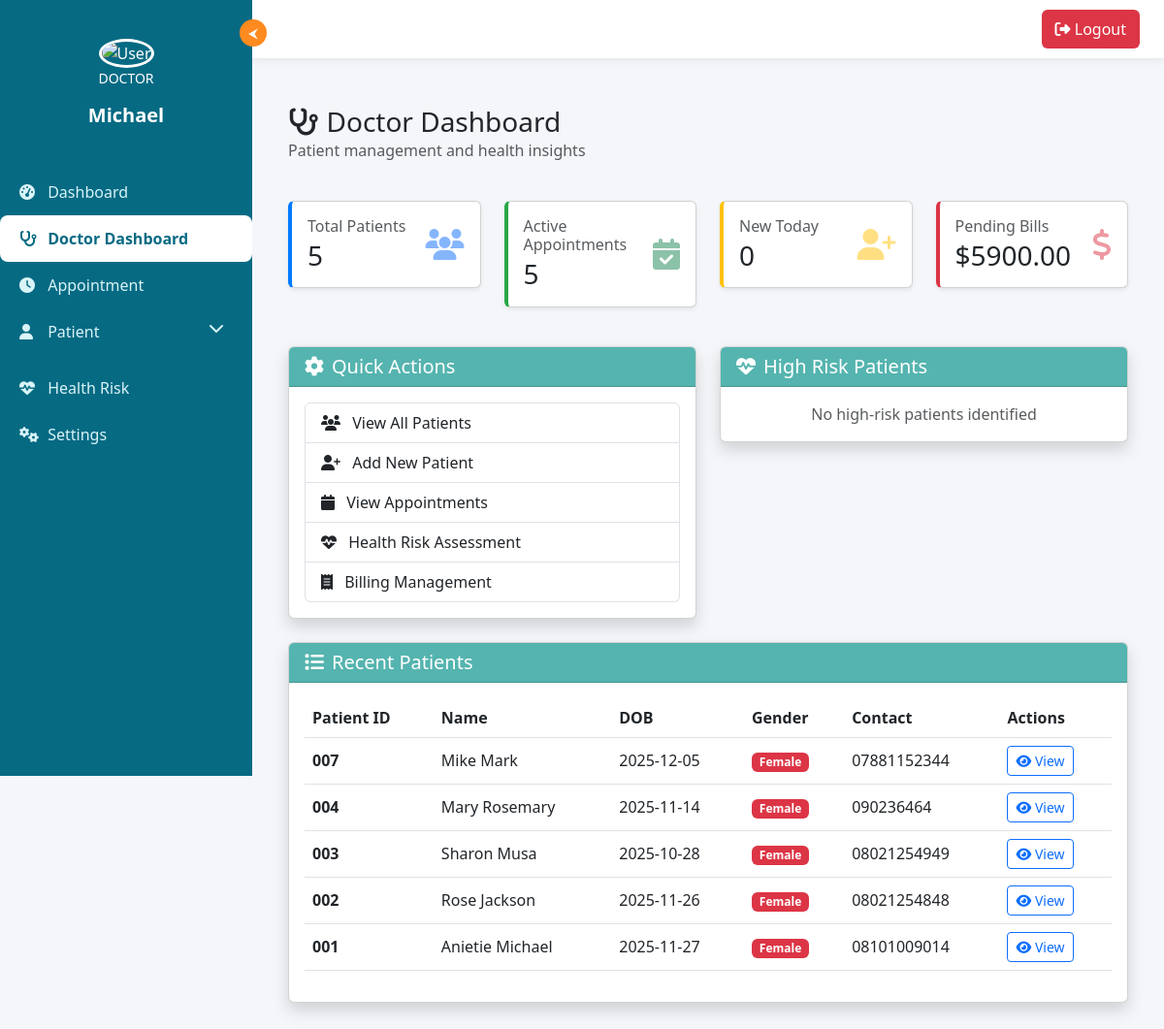
Page /doctor/dashboard (signed in) on the committed database.
### tables this page shows
CREATE TABLE users (
            id INTEGER PRIMARY KEY AUTOINCREMENT,
            username TEXT UNIQUE NOT NULL,
            email TEXT UNIQUE NOT NULL,
            password TEXT NOT NULL,
            role TEXT DEFAULT 'employee',
            created_at TIMESTAMP DEFAULT CURRENT_TIMESTAMP
        );

CREATE TABLE patients (
            id INTEGER PRIMARY KEY AUTOINCREMENT,
            patient_id TEXT UNIQUE NOT NULL,
            first_name TEXT NOT NULL,
            last_name TEXT NOT NULL,
            date_of_birth DATE NOT NULL,
            gender TEXT NOT NULL,
            phone TEXT,
            email TEXT,
            address TEXT,
            emergency_contact TEXT,
            medical_history TEXT,
            created_by INTEGER,
            created_at TIMESTAMP DEFAULT CURRENT_TIMESTAMP,
            FOREIGN KEY (created_by) REFERENCES users (id)
        );

### templates/app.py (the view)
@app.route('/doctor/dashboard')
@doctor_required
def doctor_dashboard():
    conn = get_db()
    stats = DoctorAnalytics.get_doctor_dashboard_stats()
    recent_patients = conn.execute("""
        SELECT * FROM patients ORDER BY created_at DESC LIMIT 10
    """).fetchall()
    high_risk_patients = DoctorAnalytics.get_high_risk_patients()
    conn.close()
    return render_template(
        'doctor_dashboard.html',
        stats=stats,
        recent_patients=recent_patients,
        high_risk_patients=high_risk_patients
    )

### templates/app.py (called while the page is built)
def get_db():
    conn = sqlite3.connect('hospital.db')
    conn.row_factory = sqlite3.Row
    return conn

def doctor_required(f):
    @wraps(f)
    def wrapper(*args, **kwargs):
        if 'user_id' not in session:
            flash("Please log in first.", "danger")
            return redirect(url_for("login"))
        conn = get_db()
        user = conn.execute("SELECT role FROM users WHERE id = ?", (session['user_id'],)).fetchone()
        conn.close()
        if user and user['role'] in ['admin', 'doctor']:
            return f(*args, **kwargs)
        else:
            flash("Doctor access required.", "danger")
            return redirect(url_for("dashboard"))
    return wrapper

### templates/models.py (called while the page is built, shortened)
def calculate_age(date_of_birth):
    try:
        from datetime import datetime
        dob = datetime.strptime(date_of_birth, '%Y-%m-%d')
        today = datetime.today()
        age = today.year - dob.year - ((today.month, today.day) < (dob.month, dob.day))
        return age
    except:
        return 30  # Default age

    def load_models(self):
        try:
            if os.path.exists(self.model_path):
                with open(self.model_path, 'rb') as f:
                    self.model = pickle.load(f)
                print("✓ Stroke model loaded")
            if os.path.exists(self.scaler_path):
                with open(self.scaler_path, 'rb') as f:
                    self.scaler = pickle.load(f)
                print("✓ Scaler loaded")
            if os.path.exists(self.encoders_path):
                with open(self.encoders_path, 'rb') as f:
                    self.label_encoders = pickle.load(f)
                print("✓ Label encoders loaded")
        except Exception as e:
            logger.error(f"Error loading models: {str(e)}")

    def predict(self, patient_data):
        try:
            if self.model is None:
                return None
        except Exception as e:
            logger.error(f"Error making prediction: {str(e)}")
            return None

### templates/templates/doctor_dashboard.html (shortened to what this page needs)
{% extends "base.html" %}
{% block content %}
<div class="container-fluid py-4">
    <div class="row mb-4">
        <div class="col-12">
            <h1 class="h3 mb-0"><i class="fas fa-stethoscope me-2"></i>Doctor Dashboard</h1>
            <p class="text-muted">Patient management and health insights</p>
        </div>
    </div>
    <div class="row mb-4">
        <div class="col-md-3 mb-3">
            <div class="card shadow-sm border-left-primary">
                <div class="card-body">
                    <div class="d-flex justify-content-between align-items-center">
                        <div>
                            <h6 class="text-muted mb-1">Total Patients</h6>
                            <h3 class="mb-0">{{ stats.total_patients }}</h3>
                        </div>
                        <i class="fas fa-users fa-2x text-primary opacity-50"></i>
                    </div>
                </div>
            </div>
        </div>
        <div class="col-md-3 mb-3">
            <div class="card shadow-sm border-left-success">
                <div class="card-body">
                    <div class="d-flex justify-content-between align-items-center">
                        <div>
                            <h6 class="text-muted mb-1">Active Appointments</h6>
                            <h3 class="mb-0">{{ stats.active_appointments }}</h3>
                        </div>
                        <i class="fas fa-calendar-check fa-2x text-success opacity-50"></i>
                    </div>
                </div>
            </div>
        </div>
        <div class="col-md-3 mb-3">
            <div class="card shadow-sm border-left-warning">
                <div class="card-body">
                    <div class="d-flex justify-content-between align-items-center">
                        <div>
                            <h6 class="text-muted mb-1">New Today</h6>
                            <h3 class="mb-0">{{ stats.recent_patients }}</h3>
                        </div>
                        <i class="fas fa-user-plus fa-2x text-warning opacity-50"></i>
                    </div>
                </div>
            </div>
        </div>
        <div class="col-md-3 mb-3">
            <div class="card shadow-sm border-left-danger">
                <div class="card-body">
                    <div class="d-flex justify-content-between align-items-center">
                        <div>
                            <h6 class="text-muted mb-1">Pending Bills</h6>
                            <h3 class="mb-0">${{ "%.2f"|format(stats.pending_bills) }}</h3>
                        </div>
                        <i class="fas fa-dollar-sign fa-2x text-danger opacity-50"></i>
                    </div>
                </div>
            </div>
        </div>
    </div>
    <div class="row mb-4">
        <div class="col-lg-6">
            <div class="card shadow">
                <div class="card-header text-white" style="background-color: #55B4AF;">
                    <h5 class="card-title mb-0"><i class="fas fa-cog me-2"></i>Quick Actions</h5>
                </div>
                <div class="card-body">
                    <div class="list-group">
                        <a href="{{ url_for('view_patients') }}" class="list-group-item list-group-item-action">
                            <i class="fas fa-users me-2"></i> View All Patients
                        </a>
                        <a href="{{ url_for('create_patient') }}" class="list-group-item list-group-item-action">
                            <i class="fas fa-user-plus me-2"></i> Add New Patient
                        </a>
                        <a href="{{ url_for('appointments_list') }}" class="list-group-item list-group-item-action">
                            <i class="fas fa-calendar me-2"></i> View Appointments
                        </a>
                        <a href="{{ url_for('assess_health_risk') }}" class="list-group-item list-group-item-action">
                            <i class="fas fa-heartbeat me-2"></i> Health Risk Assessment
                        </a>
                        <a href="{{ url_for('billing') }}" class="list-group-item list-group-item-action">
                            <i class="fas fa-receipt me-2"></i> Billing Management
                        </a>
                    </div>
                </div>
            </div>
        </div>
        <div class="col-lg-6">
            <div class="card shadow">
                <div class="card-header text-white" style="background-color: #55B4AF;">
                    <h5 class="card-title mb-0"><i class="fas fa-heartbeat me-2"></i>High Risk Patients</h5>
                </div>
                <div class="card-body" style="max-height: 400px; overflow-y: auto;">
                    {% if high_risk_patients %}
                        <div class="list-group list-group-flush">
                            {% for item in high_risk_patients[:5] %}
                            <div class="list-group-item">
                                <div class="d-flex justify-content-between align-items-start">
                                    <div>
                                        <h6 class="mb-0">{{ item.patient.first_name }} {{ item.patient.last_name }}</h6>
                                        <small class="text-muted">ID: {{ item.patient.patient_id }}</small>
                                    </div>
                                    <span class="badge bg-danger">{{ item.prediction.risk_level }}</span>
                                </div>
                                <small class="text-muted d-block mt-1">
                                    Risk Score: {{ "%.1f"|format(item.prediction.risk_score) }}%
                                </small>
                            </div>
                            {% endfor %}
                        </div>
                    {% else %}
                        <p class="text-muted text-center mb-0">No high-risk patients identified</p>
                    {% endif %}
                </div>
            </div>
        </div>
    </div>
    <div class="row">
        <div class="col-12">
            <div class="card shadow">
                <div class="card-header text-white" style="background-color: #55B4AF;">
                    <h5 class="card-title mb-0"><i class="fas fa-list me-2"></i>Recent Patients</h5>
                </div>
                <div class="card-body">
                    <div class="table-responsive">
                        <table class="table table-hover align-middle">
                            <thead>
                                <tr>
                                    <th>Patient ID</th>
                                    <th>Name</th>
                                    <th>DOB</th>
                                    <th>Gender</th>
                                    <th>Contact</th>
                                    <th>Actions</th>
                                </tr>
                            </thead>
                            <tbody>
                                {% for patient in recent_patients %}
                                <tr>
                                    <td><strong>{{ patient.patient_id }}</strong></td>
                                    <td>{{ patient.first_name }} {{ patient.last_name }}</td>
                                    <td>{{ patient.date_of_birth }}</td>
                                    <td>
                                        {% if patient.gender == 'M' %}
                                        <span class="badge bg-info">Male</span>
                                        {% else %}
                                        <span class="badge bg-danger">Female</span>
                                        {% endif %}
                                    </td>
                                    <td>{{ patient.phone or 'N/A' }}</td>
                                    <td>
                                        <a href="{{ url_for('view_patient', id=patient.id) }}" class="btn btn-sm btn-outline-primary">
                                            <i class="fas fa-eye"></i> View
                                        </a>
                                    </td>
                                </tr>
                                {% else %}
                                <tr>
                                    <td colspan="6" class="text-center text-muted">No patients found</td>
                                </tr>
                                {% endfor %}
                            </tbody>
                        </table>
                    </div>
                </div>
            </div>
        </div>
    </div>
</div>
{% endblock %}

### templates/templates/base.html (shortened to what this page needs)
<!DOCTYPE html>
<html lang="en">
<head>
    <link href="https://cdn.jsdelivr.net/npm/bootstrap@5.3.0/dist/css/bootstrap.min.css" rel="stylesheet">
    <link href="https://cdnjs.cloudflare.com/ajax/libs/font-awesome/6.4.0/css/all.min.css" rel="stylesheet">
</head>
<body>
{% if session.user_id %}
<div class="sidebar" id="sidebar">
    <div class="toggle-btn" onclick="toggleSidebar()">⮜</div>
    <div class="profile">
        <img src="{{ url_for('static', filename='img/doctor.png') }}" alt="User">
        <p class="small">{{ session.role|upper if session.role else 'USER' }}</p>
        <h5>{{ session.username }}</h5>
    </div>
    <div class="menu">
        {% if session.role == 'doctor' %}
            <a href="{{ url_for('dashboard') }}"
               class="{% if request.endpoint == 'dashboard' %}active{% endif %}">
               <i class="fas fa-tachometer-alt"></i> Dashboard
            </a>
            <a href="{{ url_for('doctor_dashboard') }}"
               class="{% if request.endpoint == 'doctor_dashboard' %}active{% endif %}">
                <i class="fas fa-stethoscope"></i> Doctor Dashboard
            </a>
            <a href="{{ url_for('appointments') }}"
               class="{% if request.endpoint == 'appointments' %}active{% endif %}">
                <i class="fas fa-clock"></i> Appointment
            </a>
            <a href="javascript:void(0)" class="patient-toggle" onclick="togglePatientMenu()">
                <i class="fas fa-user"></i> Patient
                <i class="fas fa-chevron-down float-end"></i>
            </a>
            <a href="{{ url_for('assess_health_risk') }}"
               class="{% if request.endpoint == 'assess_health_risk' %}active{% endif %}">
                <i class="fas fa-heartbeat"></i> Health Risk
            </a>
            <a href="{{ url_for('settings') }}"
               class="{% if request.endpoint == 'settings' %}active{% endif %}">
                <i class="fas fa-cogs"></i> Settings
            </a>
        {% endif %}
    </div>
</div>
<div class="top-nav">
    <a href="{{ url_for('logout') }}" class="logout-btn">
        <i class="fas fa-sign-out-alt"></i> Logout
    </a>
</div>
{% endif %}
<div class="content">
    {% block content %}{% endblock %}
</div>
</body>
</html>

### templates/templates/base.html (style rules this page uses)
body { margin: 0; font-family: 'Segoe UI', Tahoma, Geneva, Verdana, sans-serif; overflow-x: hidden; background: #f4f6f9; }
.sidebar { width: 260px; height: 100vh; background: #066a83; color: #fff; position: fixed; top: 0; left: 0; padding-top: 25px; transition: 0.35s ease; z-index: 1000; }
.sidebar .profile { text-align: center; padding: 15px 0; }
.sidebar .profile img { width: 75px; height: 75px; border-radius: 50%; border: 3px solid #fff; object-fit: cover; }
.sidebar .profile h5 { margin-top: 10px; font-weight: 600; }
.menu { margin-top: 20px; }
.menu a { text-decoration: none; color: #d9f4f8; padding: 12px 20px; display: block; font-size: 16px; transition: 0.3s ease; position: relative; }
.menu a.active { background: #fff; color: #066a83; border-radius: 8px; font-weight: bold; }
.menu a i { width: 25px; }
.patient-toggle i:last-child { transition: transform 0.3s ease; }
.top-nav { height: 60px; width: calc(100% - 260px); background: #fff; box-shadow: 0 2px 8px rgba(0,0,0,0.08); position: fixed; left: 260px; top: 0; padding: 0 25px; display: flex; justify-content: flex-end; align-items: center; transition: 0.35s ease; z-index: 900; }
.logout-btn { background: #dc3545; color: white; padding: 8px 14px; border-radius: 6px; text-decoration: none; transition: 0.3s; }
.content { margin-left: 260px; padding: 85px 25px 25px 25px; transition: 0.35s ease; }
.toggle-btn { position: absolute; top: 20px; right: -15px; background: #ff8a20; color: white; border-radius: 50%; width: 28px; height: 28px; text-align: center; line-height: 28px; cursor: pointer; font-size: 14px; transition: 0.3s ease; }

### templates/templates/doctor_dashboard.html (style rules this page uses)
.border-left-primary { border-left: 4px solid #007bff !important; }
.border-left-success { border-left: 4px solid #28a745 !important; }
.border-left-warning { border-left: 4px solid #ffc107 !important; }
.border-left-danger { border-left: 4px solid #dc3545 !important; }

### rows in the picture
users: role "DOCTOR"
patients: patient_id "007", first_name "Mike", last_name "Mark", date_of_birth "2025-12-05", gender "Female", phone "07881152344"
patients: patient_id "004", first_name "Mary", last_name "Rosemary", date_of_birth "2025-11-14", gender "Female", phone "090236464"
patients: patient_id "003", first_name "Sharon", last_name "Musa", date_of_birth "2025-10-28", gender "Female", phone "08021254949"
patients: patient_id "002", first_name "Rose", last_name "Jackson", date_of_birth "2025-11-26", gender "Female", phone "08021254848"
patients: patient_id "001", first_name "Anietie", last_name "Michael", date_of_birth "2025-11-27", gender "Female", phone "08101009014"

### other values in the picture
{{ session.username }} "Michael"
{{ stats.total_patients }} "5"
{{ stats.active_appointments }} "5"
{{ stats.recent_patients }} "0"
{{ "%.2f"|format(stats.pending_bills) }} "5900.00"
